Frame 1 (no input): blank canvas, image omitted
Frame 60 (no input): blank canvas, image omitted
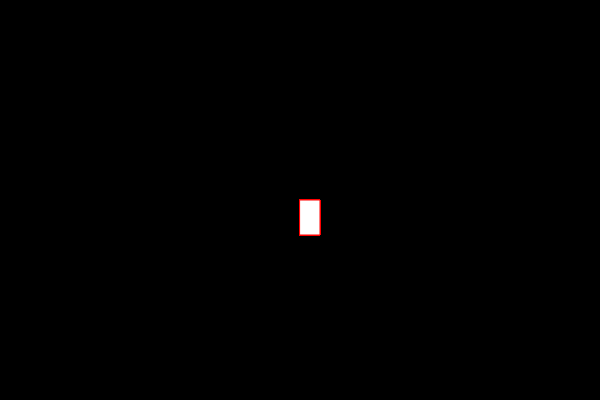
Frame 120 (the mouse pressed at the canvas centre since frame 60)

The p5.js sketch whose frames 1 and 60 were blank and that drew this single picture after the mouse press (run headless with seeded random() and noise() and a simulated clock; from frame 60 on, the mouse is pressed at the canvas centre):

// p5.js sketch
// ── sketch.js
function setup() {
    createCanvas(600, 400) ;
    background("black")
  }
  
  function draw() {
    stroke("red") ;
    fill("white") ;
    
    if(mouseIsPressed){
      rect(mouseX, mouseY, 20, 35);
    }
    
  }
  
